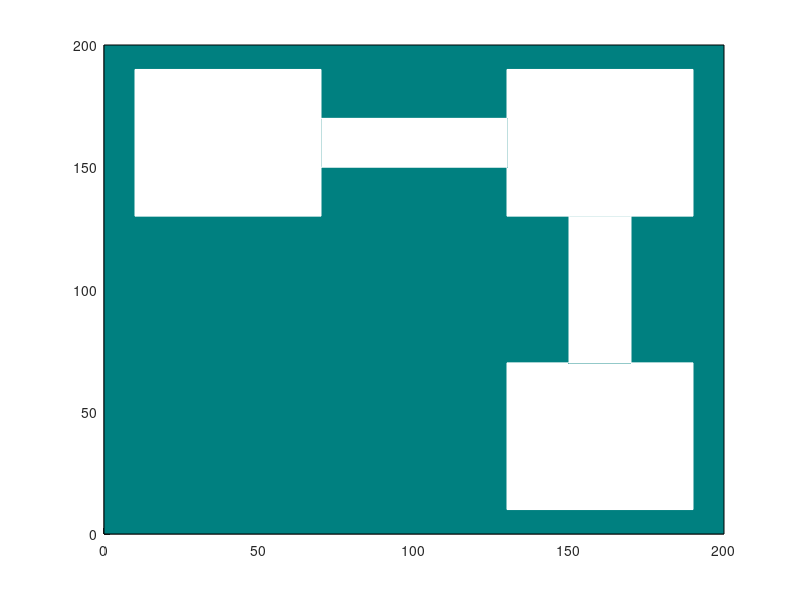

The MATLAB source for this figure: (Note: this script raises an error after producing the figure.)
close all;
clear all;
clc;

% Plotting Free Space
EMPTY_SPACE = [];
EMPTY_SPACE = [EMPTY_SPACE; 10, 130, 70, 190];
EMPTY_SPACE = [EMPTY_SPACE; 70, 150, 130, 170];
EMPTY_SPACE = [EMPTY_SPACE; 130, 130, 190, 190];
EMPTY_SPACE = [EMPTY_SPACE; 150, 70, 170, 130];
EMPTY_SPACE = [EMPTY_SPACE; 130, 10, 190, 70];
hold on;
rectangle('Position', [0, 0, 200, 200], 'FaceColor',[0 .5 .5])
for oid = 1:size(EMPTY_SPACE,1)
    curr_poly = EMPTY_SPACE(oid,:);
    width =  curr_poly(3)-curr_poly(1);
    height = curr_poly(4)-curr_poly(2);
    rectangle('Position', [curr_poly(1), curr_poly(2), width, height], 'FaceColor',[1 1 1], 'EdgeColor','w')
end

% Start and goal position
s_I = [30,160,1.57];
s_G = [160,30,0];

plot_robot(s_I);
plot_robot(s_G);

plot(s_I(1), s_I(2), 'gO')
plot(s_G(1), s_G(2), 'rO')

% Creating structure to store1 all points
s = struct('point',{},'parent_point',{});

i = 0;
j = 1;
earest_neighbour_point = s_I;

s(1).point = s_I;
s(1).parent_point = s_I;

stopWhile = 1;
path_found_flag = 0;

while stopWhile == 1
    
    i = i + 1

    % Generate a random point
    [r_x,r_y,r_t] = random_point();
    rand_point = [r_x,r_y,r_t];

    % Check if point is in free space
%     free_space_flag = free_space_bot_check(rand_point, EMPTY_SPACE)

%     if free_space_flag == 1
    
        %have to find the nearest neighbour first
%         nearest_neighbour_point = s_I;
    nearest_neighbour_point = find_nearest_neighbour(rand_point,s);
    
        % find a path and check it is collision free
    [collision_free_path_flag, new_point] = find_path(nearest_neighbour_point, rand_point, EMPTY_SPACE);
    
    if collision_free_path_flag == 1
        
        j = j + 1
        %add it to the tree.
        plot(new_point(1), new_point(2), 'bO')
        a = [new_point(1), nearest_neighbour_point(1)];
        b = [new_point(2), nearest_neighbour_point(2)];
        plot(a,b,'b')
        s(j).point = new_point;
        s(j).parent_point = nearest_neighbour_point;


    end
    
%     end
    
    if i == 2000
        
        stopWhile = 0
        path_found_flag = 0 %0 means path not found
        
    elseif rand_point == s_G  %and there is a collision free path
        
        if collision_free_path_flag == 1
            
            stopWhile = 0
            path_found_flag = 1 %1 means path found
        
        end
    
    end
    
    if path_found_flag == 1
        
        stopWhile2 = 1;
        path = [];
        
        pnt_add = s_G;
        path = [path; pnt_add];
        
        while stopWhile2 == 1
            
            pnt_add = find_parent(pnt_add, s);
            
            path = [path; pnt_add];
            
            if pnt_add == s_I
                
                stopWhile2 = 0
                
            end
            
        end
        
        for k=1:(length(path)-1)
            a = [path(k,1) path(k+1,1)];
            b = [path(k,2) path(k+1,2)];
            plot(a,b,'r--o')
        end
        
        figure,
        hold on;
        rectangle('Position', [0, 0, 200, 200], 'FaceColor',[0 .5 .5])
        for oid = 1:size(EMPTY_SPACE,1)
            curr_poly = EMPTY_SPACE(oid,:);
            width =  curr_poly(3)-curr_poly(1);
            height = curr_poly(4)-curr_poly(2);
            rectangle('Position', [curr_poly(1), curr_poly(2), width, height], 'FaceColor',[1 1 1], 'EdgeColor','w')
        end
        
        for l=1:(length(path)-1)
            u = [path(l,1) path(l+1,1)];
            v = [path(l,2) path(l+1,2)];
            plot_robot(path(l,:))
            plot(u,v,'r--o')
        end
        
        plot_robot(path(l+1,:))
        
    end

end %while loop



















